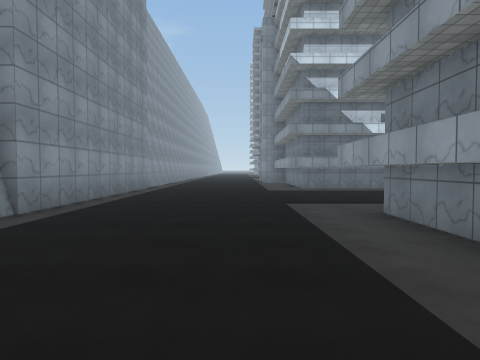
[1] (above)

24 first-person views from a walk through a scene from a Unity 3-D project. The camera is 1.5 m above the floor, tilts 2° down and sees 75° across. The floor is counted in squares, 2 m on a side. Each view is taken from the middle of a square. On the plan, view 1 faces up. The plan holds only what a view shows up to about 10 squares ahead; the rest is blank. The place goes on beyond the plan. Surface patterns are stand-ins for the level's own textures.

[2]
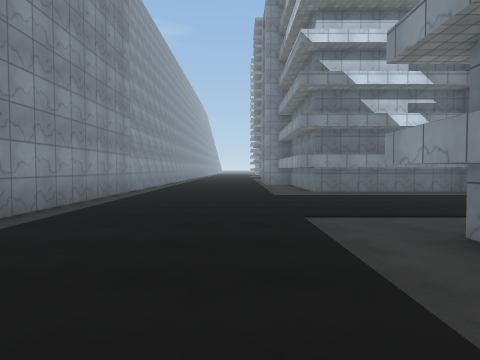

[3]
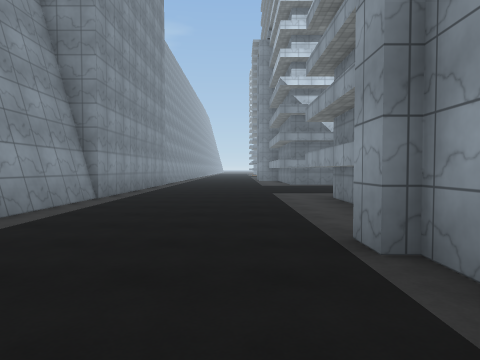

[4]
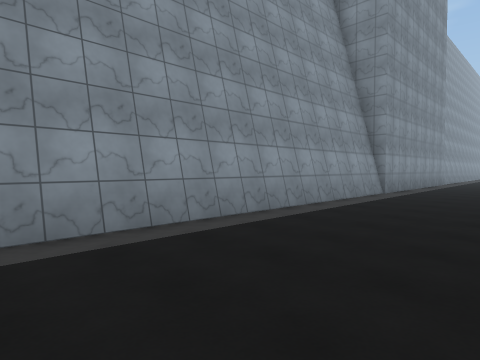

[5]
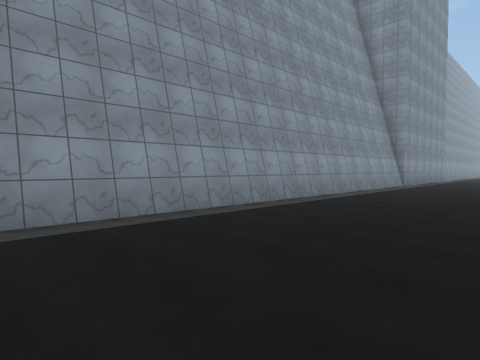

[6]
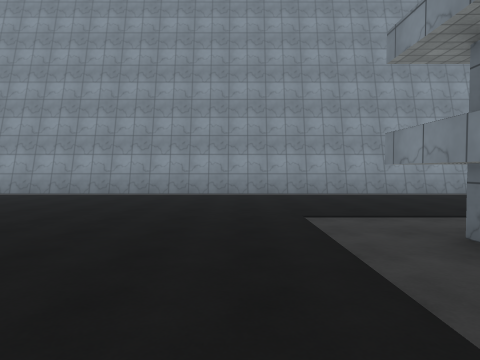

[7]
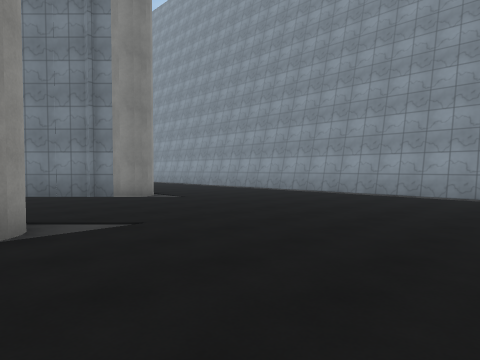

[8]
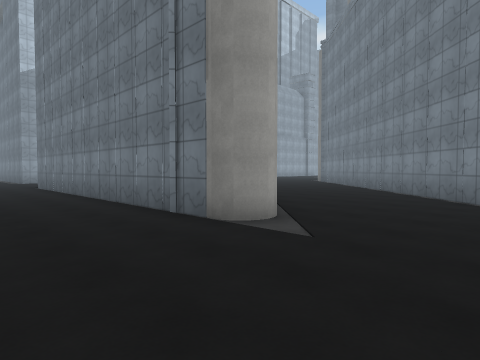

[9]
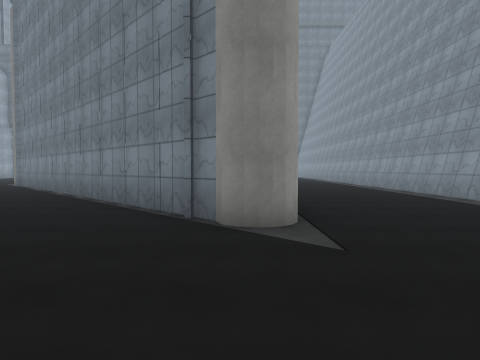

[10]
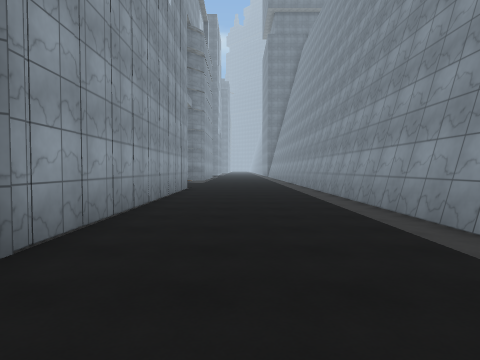

[11]
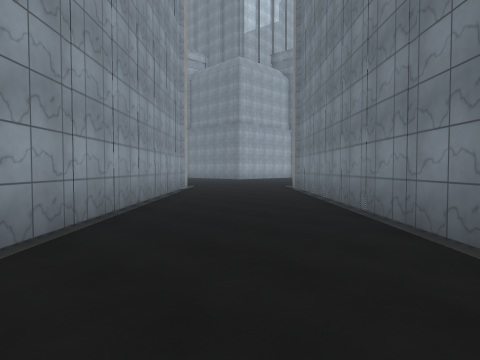

[12]
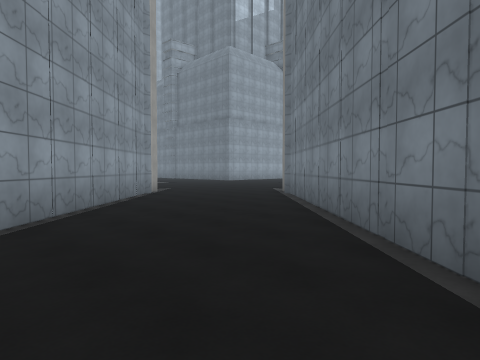

[13]
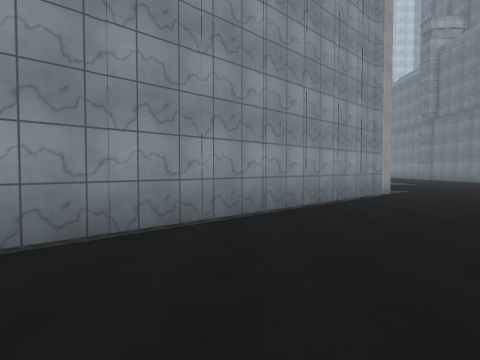

[14]
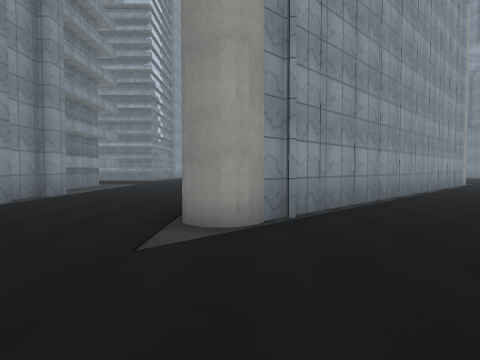

[15]
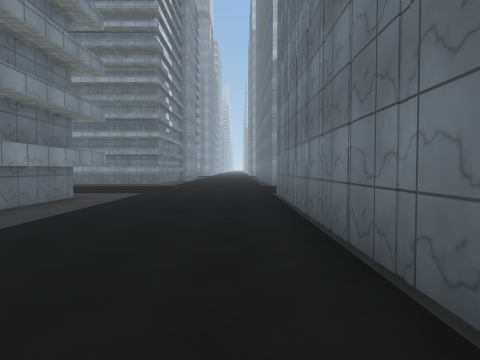

[16]
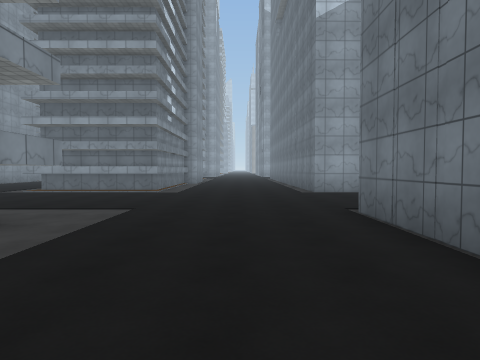

[17]
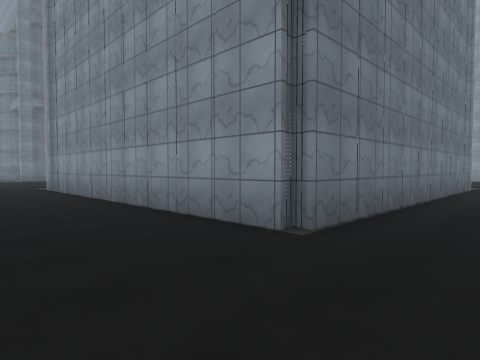

[18]
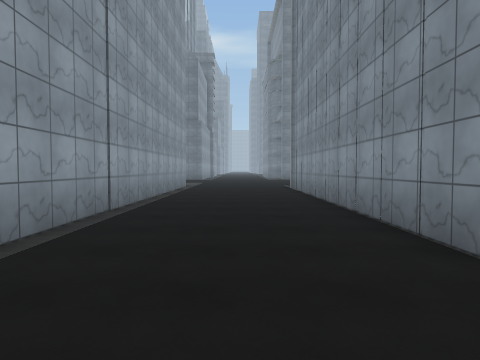

[19]
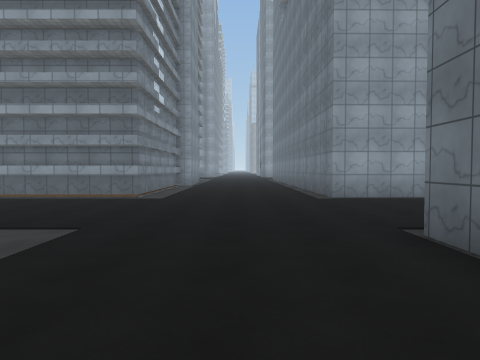

[20]
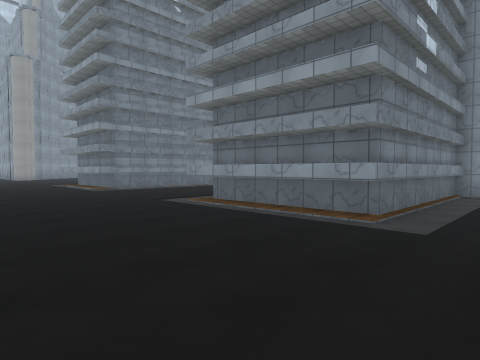

[21]
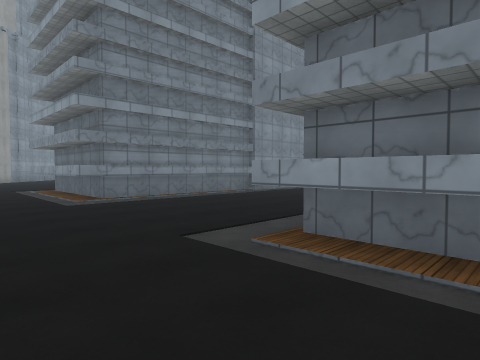

[22]
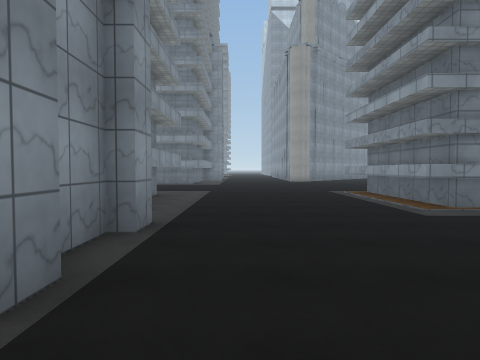

[23]
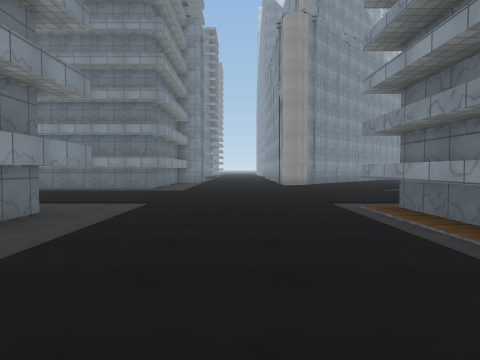

[24]
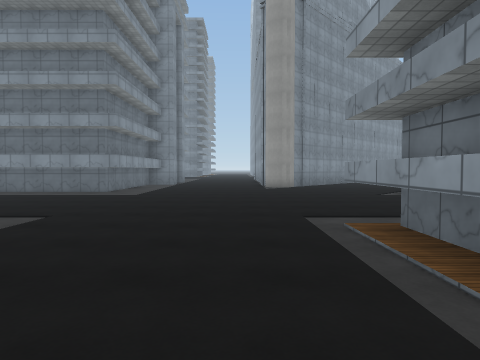

### Floor plan
Points are (right, up) in squares from view 1. A wall is a line through its corners. A room is listed if a view was taken in it or the views show most of it. See-through windows are left out.
Room 1 (views 1, 2, 3, 4, 5, 6, 7, 8, 9, 10, 11, 12, 13, 14, 15, 16, 17, 18, 19, 20, 21, 22, 23, 24)
walls: (10.5, -8.7) (9.8, -8.7); (9.9, -8.4) (8.6, -8.4); (8.2, -8.7) (7.8, -8.7); (15.5, -7.5) (12.9, -7.5); (5.9, -13.1) (16.9, -13.1) (16.9, -22); (16.1, -8.1) (12, -8.1); (3.6, -8.1) (1.9, -8.1); (6, -14.7) (5.3, -14); (16.5, -13) (16.5, -13.5); (16.9, -1.8) (16.9, -2.4); (2, -17.3) (2.7, -18); (1.6, -1) (1.6, -0.2) (1.1, -0.2) (1.1, 0.5); (2.8, -18.1) (10.9, -26.2); (16.9, 0.5) (16.9, -0.2) (16.4, -0.2) (16.4, -1.2); (23.5, -8.4) (21.4, -8.4) (21.4, -3.8); (23.5, -8.1) (22.1, -8.1) (22.1, -3.9); (1.9, 2.4) (1.9, 6.1); (2.5, 3.2) (2.5, 5.5); (15.5, 5.5) (15.5, 4.5); (15.2, -23.9) (6.2, -14.9); (16.1, 6.1) (16.1, 3.8); (21.4, -21) (21.4, -13.4) (23, -13.4); (16, -24.7) (15.5, -24.3); (23.5, 1.8) (21.4, 1.8) (21.4, 6.2); (23.5, 2) (22.1, 2) (22.1, 6.1); (-3.9, -19.6) (-3.9, -26); (1.1, -26) (1.1, -18.9); (-3.9, 5.3) (-3.9, -17.8); (-3.7, 12) (-3.7, 5.3)

Where each view was taken, in squares from view 1:
view 1: 0 up, 0 right, facing up
view 2: 2 up, 0 right, facing up
view 3: 3 down, 0 right, facing up
view 4: 5 down, 0 right, facing up-left
view 5: 10 down, 1 right, facing up-left
view 6: 10 down, 6 right, facing left
view 7: 9 down, 6 right, facing down-left
view 8: 10 down, 2 right, facing down-right
view 9: 13 down, 2 right, facing down
view 10: 16 down, 1 left, facing down
view 11: 17 down, 5 right, facing down-right
view 12: 19 down, 6 right, facing down-right
view 13: 20 down, 6 right, facing right
view 14: 14 down, 1 right, facing right
view 15: 12 down, 7 right, facing right
view 16: 11 down, 11 right, facing right
view 17: 11 down, 20 right, facing down-left
view 18: 11 down, 19 right, facing down
view 19: 11 down, 13 right, facing right
view 20: 10 down, 17 right, facing up-right
view 21: 6 down, 19 right, facing up-right
view 22: 4 down, 18 right, facing up
view 23: 0 up, 19 right, facing up
view 24: 2 up, 20 right, facing up
